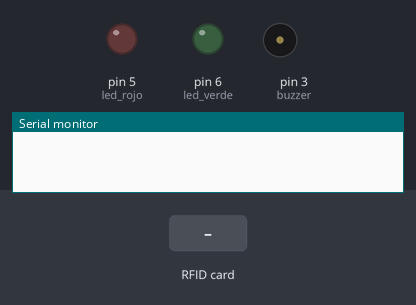
Simulated run of this sketch. Board: Arduino Uno, built with avr-gcc and run on an emulated ATmega328P. On the bench: output pins drawn as LEDs (lit = HIGH), buzzer (waves = sounding), the last lines printed to the serial monitor. The inputs (shaded band) are chosen by the test bench. Pins used as bus, display or sensor lines are not drawn.

Above: at 1.2 s.
1.3 s: RFID card 5E 7A 19 C4 held to the reader
At 1.7 s:
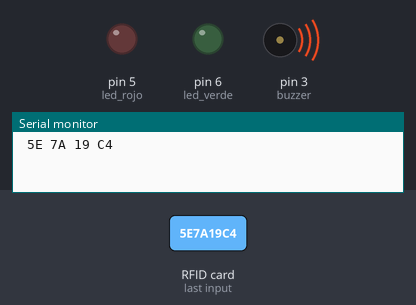
At 2.5 s:
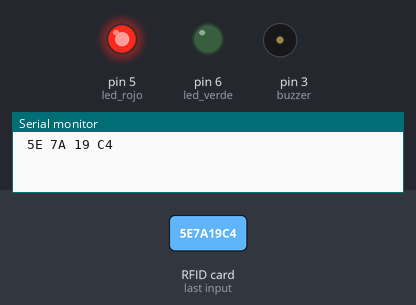
Timing chart, 0 to 4.3 s (numbered marks = the images above; inputs shaded):
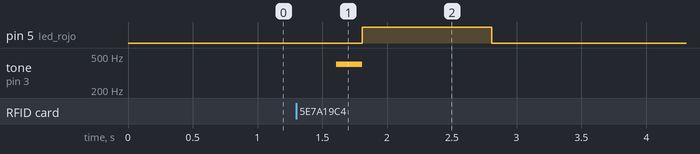

The sketch:

Lector_RFID_V2_3.ino
```cpp
/*
Lector RFID.
V2.3
Incluye:
 - Sonido de aceptación o rechazo de tarjeta
 - Luz indicativa (verde/roja) según concoordancia con el UDI harcodeado como aceptado.

*/

#include <SPI.h>
#include <MFRC522.h>

//Asignación de Pines:
#define RST_PIN 9
#define SS_PIN 10
MFRC522 mfrc522(SS_PIN, RST_PIN);  //Creación de Objeto RC522.

const int buzzer = 3;
const int led_verde = 6;
const int led_rojo = 5;

String uid = "";                  //String para almacenar UID.
String uid_aceptado = "620b265";  //Harcodeado, la idea es que este dato venga de la BD en la próxima versión.

void setup() {
  Serial.begin(9600);
  SPI.begin();
  mfrc522.PCD_Init();
  //Serial.println("Lectura del UID");
  pinMode(buzzer, OUTPUT);
  pinMode(led_verde, OUTPUT);
  pinMode(led_rojo, OUTPUT);
}

void loop() {
  //Buscar tarjetas apoyadas:
  if (mfrc522.PICC_IsNewCardPresent()) {
    //Seleccionamos la tarjeta
    if (mfrc522.PICC_ReadCardSerial()) {
      // Enviamos serialemente su UID
      //Serial.print("Card UID:");
      for (byte i = 0; i < mfrc522.uid.size; i++) {
        Serial.print(mfrc522.uid.uidByte[i] < 0x10 ? " 0" : " ");  //Esto formatea los dígitos hexa del UID de a pares separados por un espacio (para mejor legibilidad)
        Serial.print(mfrc522.uid.uidByte[i], HEX);                 //Pasa el UID a hexa.
        uid = uid + String(mfrc522.uid.uidByte[i], HEX);           //Tomo cada dígito y los concateno para formar el UDI y hacer consultas despues (pregunta a la BD a futuro)
      }
      Serial.println();

      if (uid == uid_aceptado) {
        alerta(1900, led_verde);
      } else {
        alerta(400, led_rojo);
      }

      uid = "";

      // Terminamos la lectura de la tarjeta  actual
      mfrc522.PICC_HaltA();
    }
  }
}

void alerta(int frec_pitido, int led) {
  noTone(buzzer);
  delay(300);                 //Delay entre leer tarjeta y sonar.
  tone(buzzer, frec_pitido);  //el segundo parámetro indica frecuencia. A mayor valor mas agudo y a menor mas grave el pitido.
  delay(200);                 // Duración del pitido.

  digitalWrite(led, HIGH);

  noTone(buzzer);
  delay(1000);

  digitalWrite(led, LOW);
  delay(1000);
}
```

Measured:
- after the input at 1.3 s, pin 5 (led_rojo): LOW → HIGH after 0.51 s, → LOW 1.0 s later; tone on pin 3 (buzzer): silent → 400 Hz after 0.31 s, → silent 0.20 s later
